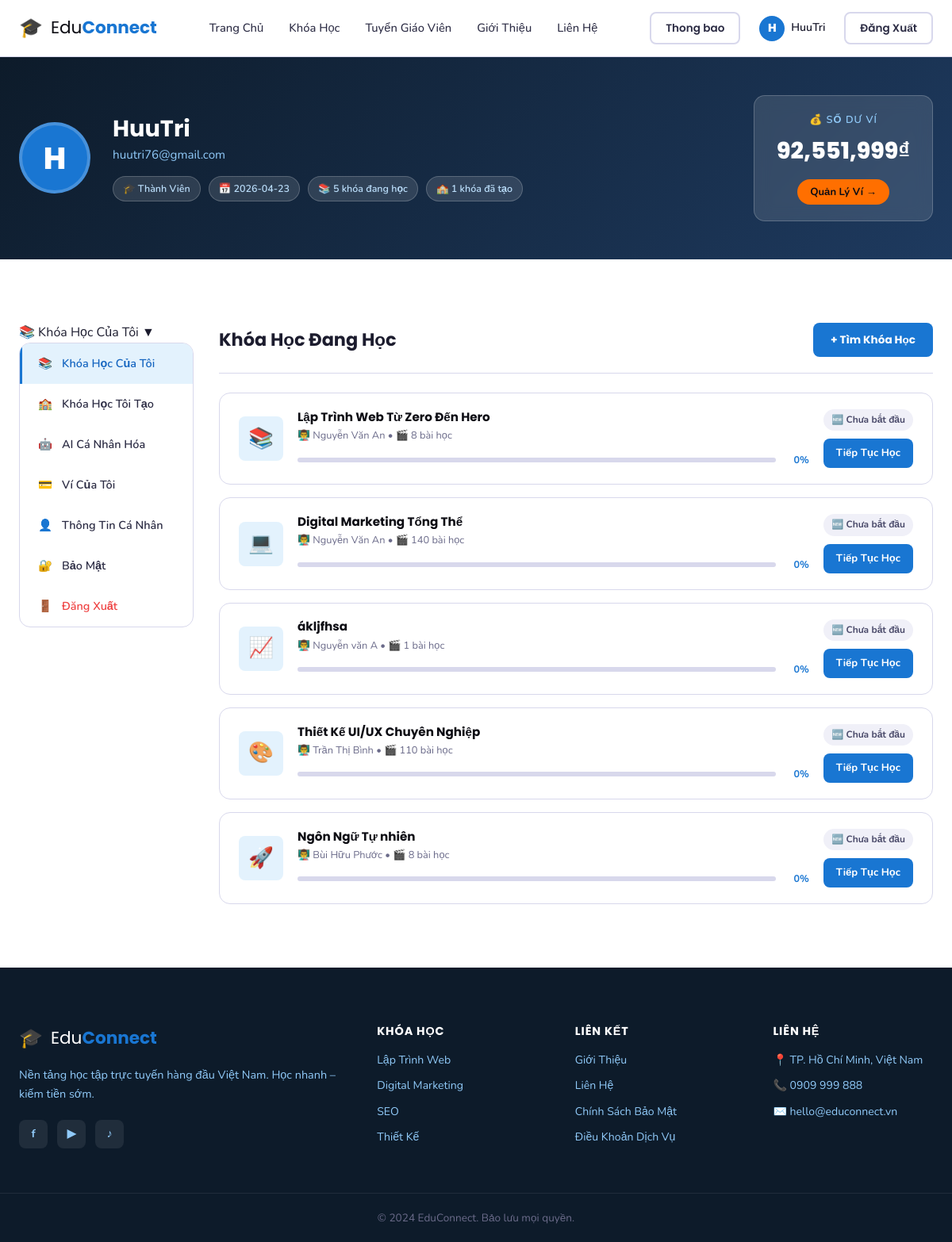
The page /tai-khoan (signed in) on the database its author committed.
### tables this page shows
CREATE TABLE users (
    id INTEGER PRIMARY KEY AUTOINCREMENT,
    name TEXT NOT NULL,
    email TEXT UNIQUE NOT NULL,
    password TEXT NOT NULL,
    avatar TEXT DEFAULT NULL,
    is_admin INTEGER DEFAULT 0,
    wallet_balance REAL DEFAULT 0,
    created_at DATETIME DEFAULT CURRENT_TIMESTAMP
, bank_name TEXT DEFAULT "", bank_account TEXT DEFAULT "", bank_holder TEXT DEFAULT "");

CREATE TABLE enrollments (
    id INTEGER PRIMARY KEY AUTOINCREMENT,
    user_id INTEGER NOT NULL,
    course_id INTEGER NOT NULL,
    enrolled_at DATETIME DEFAULT CURRENT_TIMESTAMP,
    progress INTEGER DEFAULT 0,
    UNIQUE(user_id, course_id),
    FOREIGN KEY (user_id) REFERENCES users(id),
    FOREIGN KEY (course_id) REFERENCES courses(id)
);

CREATE TABLE courses (
    id INTEGER PRIMARY KEY AUTOINCREMENT,
    title TEXT NOT NULL,
    slug TEXT UNIQUE NOT NULL,
    description TEXT,
    price REAL DEFAULT 0,
    original_price REAL DEFAULT 0,
    image TEXT DEFAULT NULL,
    instructor_id INTEGER,
    category_id INTEGER,
    level TEXT DEFAULT 'beginner',
    duration TEXT DEFAULT '0 giờ',
    total_lessons INTEGER DEFAULT 0,
    total_students INTEGER DEFAULT 0,
    rating REAL DEFAULT 0,
    is_featured INTEGER DEFAULT 0,
    created_at DATETIME DEFAULT CURRENT_TIMESTAMP,
    FOREIGN KEY (instructor_id) REFERENCES users(id),
    FOREIGN KEY (category_id) REFERENCES categories(id)
);

### app.py (the view)
@app.route('/tai-khoan')
@login_required
def tai_khoan():
    conn = get_db()
    ensure_teacher_recruitment_tables(conn)
    user = conn.execute('SELECT * FROM users WHERE id=?', (session['user_id'],)).fetchone()
    enrolled_courses = conn.execute(
        'SELECT c.*, u.name as instructor_name, e.progress, e.enrolled_at, '
        'COALESCE('
        '  (SELECT l.id FROM lessons l WHERE l.course_id=c.id '
        '   AND l.id NOT IN (SELECT lp.lesson_id FROM lesson_progress lp WHERE lp.user_id=?) '
        '   ORDER BY l.order_num ASC LIMIT 1), '
        '  (SELECT l.id FROM lessons l WHERE l.course_id=c.id ORDER BY l.order_num ASC LIMIT 1)'
        ') as first_lesson_id '
        'FROM enrollments e JOIN courses c ON e.course_id=c.id '
        'LEFT JOIN users u ON c.instructor_id=u.id '
        'WHERE e.user_id=? ORDER BY e.enrolled_at DESC',
        (session['user_id'], session['user_id'])
    ).fetchall()
    created_courses = conn.execute(
        'SELECT c.*, cat.name as category_name, '
        '(SELECT COUNT(*) FROM enrollments WHERE course_id=c.id) as student_count, '
        'CASE WHEN c.instructor_id=? THEN 1 ELSE 0 END as is_owner '
        'FROM courses c '
        'LEFT JOIN categories cat ON c.category_id=cat.id '
        'LEFT JOIN course_teachers ct ON ct.course_id=c.id AND ct.teacher_id=? AND ct.status="active" '
        'WHERE c.instructor_id=? OR ct.id IS NOT NULL '
        'GROUP BY c.id '
        'ORDER BY c.created_at DESC',
        (session['user_id'], session['user_id'], session['user_id'])
    ).fetchall()
    wallet_txns = conn.execute(
        'SELECT * FROM wallet_transactions WHERE user_id=? ORDER BY created_at DESC LIMIT 20',
        (session['user_id'],)
    ).fetchall()
    categories = conn.execute('SELECT * FROM categories').fetchall()
    recruit_overview = conn.execute(
        'SELECT c.id as course_id, c.title, '
        '(SELECT COUNT(*) FROM teacher_job_posts tj WHERE tj.course_id=c.id AND tj.status="open") as open_jobs, '
        '(SELECT COUNT(*) FROM teacher_applications ta '
        ' JOIN teacher_job_posts tj2 ON tj2.id=ta.job_post_id '
        ' WHERE tj2.course_id=c.id AND ta.status="pending") as pending_apps '
        'FROM courses c WHERE c.instructor_id=? ORDER BY c.created_at DESC',
        (session['user_id'],)
    ).fetchall()
    app_update_count = conn.execute(
        'SELECT COUNT(*) as n '
        'FROM teacher_applications a '
        'WHERE a.applicant_id=? '
        'AND a.reviewed_at IS NOT NULL '
        'AND datetime(a.reviewed_at) > datetime(COALESCE((SELECT last_seen_at FROM teacher_application_read_states WHERE user_id=?), "1970-01-01T00:00:00"))',
        (session['user_id'], session['user_id'])
    ).fetchone()['n']
    conn.close()
    ai_profile = generate_ai_personalization(session['user_id'])
    return render_template('tai-khoan-cua-toi.html', user=user,
                           enrolled_courses=enrolled_courses, created_courses=created_courses,
                           wallet_txns=wallet_txns, categories=categories,
                           ai_profile=ai_profile, recruit_overview=recruit_overview,
                           app_update_count=app_update_count)

### templates/tai-khoan-cua-toi.html (shortened to what this page needs)
{% extends "layout.html" %}
{% block extra_css %}
<link rel="stylesheet" href="{{ url_for('static', filename='css/tai-khoan-cua-toi.css') }}">
{% endblock %}
{% block content %}
<div class="profile-hero">
  <div class="container profile-hero-inner">
    <div class="profile-avatar-wrap">
      <div class="profile-avatar-big">{{ user.name[0] }}</div>
    </div>
    <div class="profile-hero-info">
      <h1>{{ user.name }}</h1>
      <p>{{ user.email }}</p>
      <div class="profile-badges">
        <span class="badge-profile">🎓 Thành Viên</span>
        <span class="badge-profile">📅 {{ user.created_at[:10] if user.created_at else '2024' }}</span>
        <span class="badge-profile">📚 {{ enrolled_courses|length }} khóa đang học</span>
        <span class="badge-profile">🏫 {{ created_courses|length }} khóa đã tạo</span>
      </div>
    </div>
    <div class="wallet-hero-box">
      <div class="wallet-hero-label">💰 Số dư ví</div>
      <div class="wallet-hero-amount">{{ "{:,.0f}".format(user.wallet_balance) }}₫</div>
      <button class="btn-wallet-hero" onclick="openDepositModal()">Quản Lý Ví →</button>
    </div>
  </div>
</div>
<section class="section">
  <div class="container profile-layout">
    <aside class="profile-sidebar">
      <div class="profile-nav-mobile-trigger" id="pnav-trigger" onclick="togglePnavMobile()">
        <span id="pnav-trigger-label">📚 Khóa Học Của Tôi</span>
        <span class="trigger-arrow">▼</span>
      </div>
      <nav class="profile-nav" id="profile-nav">
        <a href="#courses" class="pnav-link active" data-tab="courses">
          <span>📚</span> Khóa Học Của Tôi
        </a>
        <a href="#my-courses" class="pnav-link" data-tab="my-courses">
          <span>🏫</span> Khóa Học Tôi Tạo
        </a>
        <a href="#ai-coach" class="pnav-link" data-tab="ai-coach">
          <span>🤖</span> AI Cá Nhân Hóa
        </a>
        <a href="#wallet" class="pnav-link" data-tab="wallet">
          <span>💳</span> Ví Của Tôi
        </a>
        <a href="#profile" class="pnav-link" data-tab="profile">
          <span>👤</span> Thông Tin Cá Nhân
        </a>
        <a href="#security" class="pnav-link" data-tab="security">
          <span>🔐</span> Bảo Mật
        </a>
        <a href="{{ url_for('logout') }}" class="pnav-link pnav-logout">
          <span>🚪</span> Đăng Xuất
        </a>
      </nav>
    </aside>
    <div class="profile-main">
      <div class="tab-panel active" id="tab-courses">
        <div class="panel-header">
          <h2>Khóa Học Đang Học</h2>
          <a href="{{ url_for('tat_ca_khoa_hoc') }}" class="btn-primary-sm">+ Tìm Khóa Học</a>
        </div>
        {% if enrolled_courses %}
        <div class="enrolled-list">
          {% for course in enrolled_courses %}
          <div class="enrolled-card">
            <div class="enrolled-icon">
              {{ ['📚','💻','📈','🎨','🚀','💡'][loop.index0 % 6] }}
            </div>
            <div class="enrolled-body">
              <h3 class="enrolled-title">{{ course.title }}</h3>
              <p class="enrolled-meta">👨‍🏫 {{ course.instructor_name }} • 🎬 {{ course.total_lessons }} bài học</p>
              <div class="progress-wrap">
                <div class="progress-bar">
                </div>
                <span class="progress-label">{{ course.progress }}%</span>
              </div>
            </div>
            <div class="enrolled-actions">
              <div class="enrolled-status {% if course.progress == 100 %}status-done{% elif course.progress > 0 %}status-learning{% else %}status-new{% endif %}">
                {% if course.progress == 100 %}✅ Hoàn thành
                {% elif course.progress > 0 %}▶️ Đang học
                {% else %}🆕 Chưa bắt đầu{% endif %}
              </div>
              <a href="{{ url_for('xem_bai_hoc', lesson_id=course.first_lesson_id) if course.first_lesson_id else url_for('tai_khoan') }}" class="btn-continue">
                {% if course.progress == 100 %}Ôn Tập{% else %}Tiếp Tục Học{% endif %}
              </a>
            </div>
          </div>
          {% endfor %}
        </div>
        {% endif %}
      </div>
          {% set p = ai_profile.latest_study_plan %}
    </div>
  </div>
</section>
{% endblock %}

### templates/layout.html (shortened to what this page needs)
<!DOCTYPE html>
<html lang="vi">
<head>
    <link rel="stylesheet" href="{{ url_for('static', filename='css/base.css') }}">
    <link rel="stylesheet" href="{{ url_for('static', filename='css/responsive.css') }}">
    {% block extra_css %}{% endblock %}
</head>
<body>
<header class="site-header" id="site-header">
    <div class="container header-inner">
        <a href="{{ url_for('trang_chu') }}" class="logo">
            <span class="logo-icon">🎓</span>
            <span class="logo-text">Edu<strong>Connect</strong></span>
        </a>
        <nav class="main-nav" id="main-nav">
            <a href="{{ url_for('trang_chu') }}" class="nav-link {% if request.endpoint == 'trang_chu' %}active{% endif %}">Trang Chủ</a>
            <a href="{{ url_for('tat_ca_khoa_hoc') }}" class="nav-link {% if request.endpoint == 'tat_ca_khoa_hoc' %}active{% endif %}">Khóa Học</a>
            {% if current_user %}
            <a href="{{ url_for('teacher_jobs_board') }}" class="nav-link ">Tuyển Giáo Viên</a>
            {% endif %}
            <a href="{{ url_for('gioi_thieu') }}" class="nav-link {% if request.endpoint == 'gioi_thieu' %}active{% endif %}">Giới Thiệu</a>
            <a href="{{ url_for('lien_he') }}" class="nav-link {% if request.endpoint == 'lien_he' %}active{% endif %}">Liên Hệ</a>
        </nav>
        <div class="header-actions">
            {% if current_user %}
                {% if not current_user.is_admin %}
                <a href="{{ url_for('my_teacher_applications') }}" class="btn-outline-sm" style="position:relative;">
                    Thong bao
                </a>
                {% endif %}
                <a href="{% if current_user.is_admin %}{{ url_for('admin_dashboard') }}{% else %}{{ url_for('tai_khoan') }}{% endif %}" class="btn-account">
                    <span class="avatar-circle">{{ current_user.name[0] }}</span>
                    <span>{{ current_user.name.split()[0] }}</span>
                </a>
                <a href="{{ url_for('logout') }}" class="btn-outline-sm">Đăng Xuất</a>
            {% else %}
                <button class="btn-outline-sm" onclick="openModal('login-modal')">Đăng Nhập</button>
                <button class="btn-primary-sm" onclick="openModal('register-modal')">Đăng Ký</button>
            {% endif %}
        </div>
    </div>
</header>
<main>{% block content %}{% endblock %}</main>
<footer class="site-footer">
    <div class="container footer-grid">
        <div class="footer-brand">
            <a href="{{ url_for('trang_chu') }}" class="logo logo-light">
                <span class="logo-icon">🎓</span>
                <span class="logo-text">Edu<strong>Connect</strong></span>
            </a>
            <p>Nền tảng học tập trực tuyến hàng đầu Việt Nam. Học nhanh – kiếm tiền sớm.</p>
            <div class="social-links">
                <a href="#" aria-label="Facebook">f</a>
                <a href="#" aria-label="YouTube">▶</a>
                <a href="#" aria-label="TikTok">♪</a>
            </div>
        </div>
        <div class="footer-col">
            <h4>Khóa Học</h4>
            <a href="{{ url_for('tat_ca_khoa_hoc') }}?category=lap-trinh-web">Lập Trình Web</a>
            <a href="{{ url_for('tat_ca_khoa_hoc') }}?category=digital-marketing">Digital Marketing</a>
            <a href="{{ url_for('tat_ca_khoa_hoc') }}?category=seo">SEO</a>
            <a href="{{ url_for('tat_ca_khoa_hoc') }}?category=thiet-ke">Thiết Kế</a>
        </div>
        <div class="footer-col">
            <h4>Liên Kết</h4>
            <a href="{{ url_for('gioi_thieu') }}">Giới Thiệu</a>
            <a href="{{ url_for('lien_he') }}">Liên Hệ</a>
            <a href="#">Chính Sách Bảo Mật</a>
            <a href="#">Điều Khoản Dịch Vụ</a>
        </div>
        <div class="footer-col">
            <h4>Liên Hệ</h4>
            <p>📍 TP. Hồ Chí Minh, Việt Nam</p>
            <p>📞 0909 999 888</p>
            <p>✉️ hello@educonnect.vn</p>
        </div>
    </div>
    <div class="footer-bottom">
        <div class="container">
            <p>© 2024 EduConnect. Bảo lưu mọi quyền.</p>
        </div>
    </div>
</footer>
</body>
</html>

### rows shown on the page
users: name "H", name "HuuTri", email "huutri76@gmail.com", created_at "2026-04-23", wallet_balance "92,551,999"
enrollments: index0 "📚", title "Lập Trình Web Từ Zero Đến Hero", instructor_name "Nguyễn Văn An", total_lessons "8", progress "0", shows "🆕 Chưa bắt đầu", shows "Tiếp Tục Học"
enrollments: index0 "💻", title "Digital Marketing Tổng Thể", instructor_name "Nguyễn Văn An", total_lessons "140", progress "0", shows "🆕 Chưa bắt đầu", shows "Tiếp Tục Học"
enrollments: index0 "📈", title "ákljfhsa", instructor_name "Nguyễn văn A", total_lessons "1", progress "0", shows "🆕 Chưa bắt đầu", shows "Tiếp Tục Học"
enrollments: index0 "🎨", title "Thiết Kế UI/UX Chuyên Nghiệp", instructor_name "Trần Thị Bình", total_lessons "110", progress "0", shows "🆕 Chưa bắt đầu", shows "Tiếp Tục Học"
enrollments: index0 "🚀", title "Ngôn Ngữ Tự nhiên", instructor_name "Bùi Hữu Phước", total_lessons "8", progress "0", shows "🆕 Chưa bắt đầu", shows "Tiếp Tục Học"

### other values the page prints
{{ enrolled_courses|length }} "5"
{{ created_courses|length }} "1"
